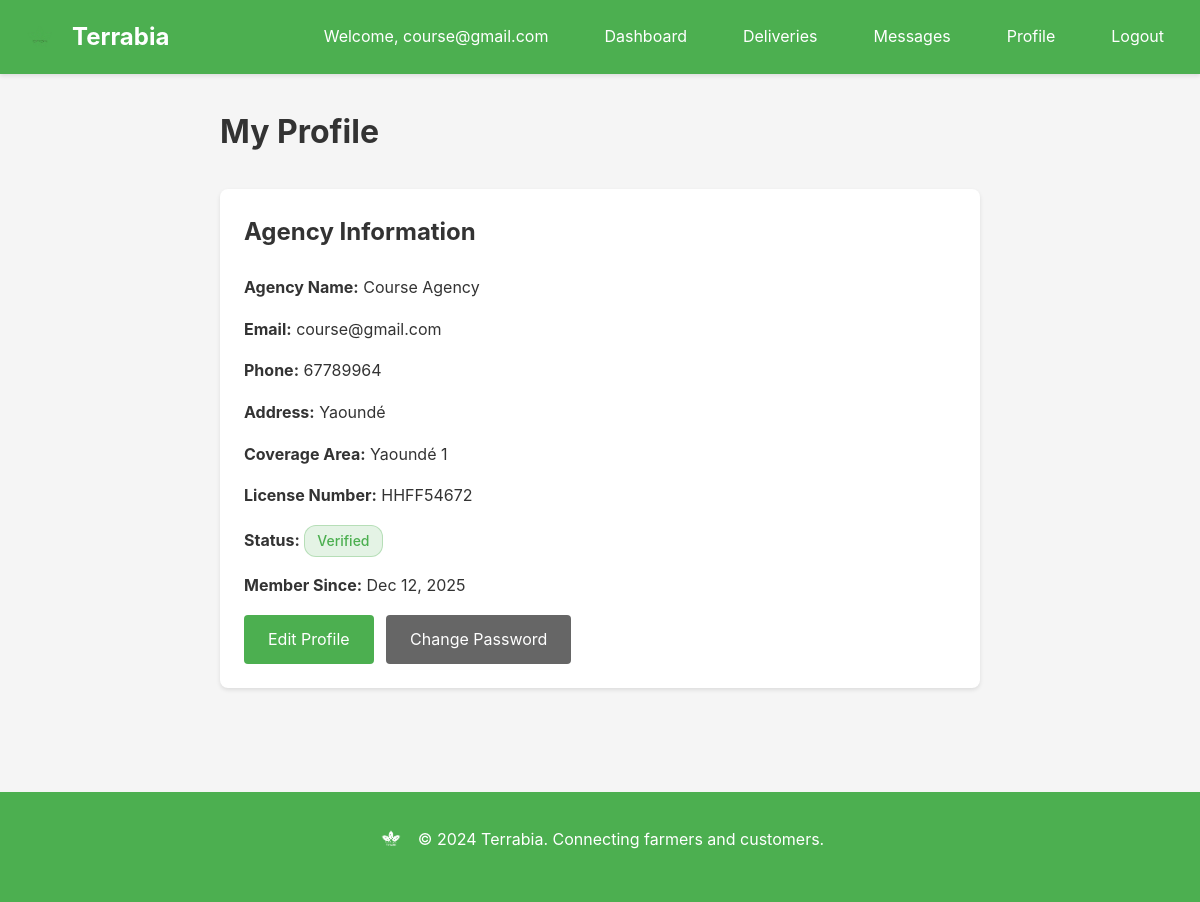
Page /agency/profile/ (signed in) on the committed database.
### accounts/models.py (models this page shows, shortened)
class User(AbstractUser):
    ROLE_CUSTOMER = "customer"
    ROLE_FARMER = "farmer"
    ROLE_ADMIN = "admin"
    ROLE_AGENCY = "delivery_agency"
    ROLE_CHOICES = [
        (ROLE_CUSTOMER, "Customer"),
        (ROLE_FARMER, "Farmer"),
        (ROLE_ADMIN, "Administrator"),
        (ROLE_AGENCY, "Delivery agency"),
    ]
    role = models.CharField(max_length=20, choices=ROLE_CHOICES, null=True, blank=True)

class DeliveryAgency(models.Model):
    STATUS_PENDING = "pending"
    STATUS_VERIFIED = "verified"
    STATUS_REJECTED = "rejected"
    STATUS_CHOICES = [
        (STATUS_PENDING, "Pending"),
        (STATUS_VERIFIED, "Verified"),
        (STATUS_REJECTED, "Rejected"),
    ]
    account = models.OneToOneField(User, on_delete=models.CASCADE, related_name='agency_profile', help_text="User account")
    email = models.EmailField(unique=True, help_text="Email for login")
    agency_name = models.CharField(max_length=120, help_text="Agency name")
    phone_number = models.CharField(max_length=30, blank=True, null=True, help_text="Phone number")
    address = models.TextField(blank=True, null=True, help_text="Agency address")
    coverage_area = models.ForeignKey(CoverageArea, on_delete=models.SET_NULL, null=True, blank=True, related_name='agencies', help_text="Primary coverage area")
    license_number = models.CharField(max_length=50)
    status = models.CharField(
        max_length=20,
        choices=STATUS_CHOICES,
        default=STATUS_PENDING,
    )
    member_since = models.DateTimeField(auto_now_add=True)
    created_at = models.DateTimeField(auto_now_add=True)
    updated_at = models.DateTimeField(auto_now=True)
    class Meta:
        verbose_name = "Delivery Agency"
        verbose_name_plural = "Delivery Agencies"
    @property
    def name(self):
        """Alias for agency_name for backward compatibility."""
        return self.agency_name

### accounts/location_models.py (models this page shows, shortened)
class CoverageArea(models.Model):
    name = models.CharField(max_length=100, unique=True)
    code = models.CharField(max_length=20, unique=True)  # YAOUNDE_1, YAOUNDE_2, etc.
    created_at = models.DateTimeField(auto_now_add=True)
    class Meta:
        verbose_name_plural = "Coverage Areas"
        ordering = ['code']

### delivery/views.py (the view)
# urls.py: path('profile/', views.agency_profile, name='profile'),
@agency_required
def agency_profile(request):
    try:
        agency = request.user.agency_profile
    except DeliveryAgency.DoesNotExist:
        messages.error(request, "Agency profile not found.")
        return redirect('accounts:login')
    return render(request, 'accounts/agency_profile.html', {'agency': agency})

### templates/accounts/agency_profile.html (shortened to what this page needs)
{% extends 'base.html' %}
{% block content %}
<div class="container" style="max-width: 800px;">
    <h1 style="margin-bottom: 2rem;">My Profile</h1>
    <div class="card">
        <h2 style="margin-bottom: 1.5rem;">Agency Information</h2>
        <div style="margin-bottom: 1rem;">
            <strong>Agency Name:</strong> {{ agency.agency_name }}
        </div>
        <div style="margin-bottom: 1rem;">
            <strong>Email:</strong> {{ agency.email }}
        </div>
        <div style="margin-bottom: 1rem;">
            <strong>Phone:</strong> {{ agency.phone_number|default:"Not provided" }}
        </div>
        <div style="margin-bottom: 1rem;">
            <strong>Address:</strong> {{ agency.address|default:"Not provided" }}
        </div>
        <div style="margin-bottom: 1rem;">
            <strong>Coverage Area:</strong> {{ agency.coverage_area.name|default:"Not set" }}
        </div>
        <div style="margin-bottom: 1rem;">
            <strong>License Number:</strong> {{ agency.license_number }}
        </div>
        <div style="margin-bottom: 1rem;">
            <strong>Status:</strong>
            <span class="badge badge-{% if agency.status == 'verified' %}success{% elif agency.status == 'rejected' %}danger{% else %}warning{% endif %}">
                {{ agency.get_status_display }}
            </span>
        </div>
        <div style="margin-bottom: 1rem;">
            <strong>Member Since:</strong> {{ agency.member_since|date:"M d, Y" }}
        </div>
        <a href="{% url 'agency:profile_edit' %}" class="btn btn-primary">Edit Profile</a>
        <a href="{% url 'agency:change_password' %}" class="btn btn-secondary" style="margin-left: 0.5rem;">Change Password</a>
    </div>
</div>
{% endblock %}

### templates/base.html (shortened to what this page needs)
<!DOCTYPE html>
<html lang="en">
<head>
    {% load static %}
    <link rel="stylesheet" href="{% static 'css/main.css' %}">
</head>
<body>
    <nav class="navbar">
        <div class="container">
            <div class="nav-brand">
                <a href="{% url 'accounts:landing' %}" style="display: flex; align-items: center; gap: 0.75rem; text-decoration: none; color: var(--white);">
                    <img src="{% static 'images/logo.png' %}" alt="Terrabia Logo" style="height: 40px; width: auto;">
                    <span style="font-size: 1.5rem; font-weight: bold;">Terrabia</span>
                </a>
            </div>
            <div class="nav-menu">
                {% if user.is_authenticated %}
                    <span class="nav-user">Welcome, {{ user.username }}</span>
                    {% if user.role == 'customer' %}
                        <a href="{% url 'customer:home' %}">Home</a>
                        <a href="{% url 'orders:cart' %}">Cart</a>
                        <a href="{% url 'customer:orders' %}">Orders</a>
                        <a href="{% url 'customer:profile' %}">Profile</a>
                    {% elif user.role == 'farmer' %}
                        <a href="{% url 'farmer:dashboard' %}">Dashboard</a>
                        <a href="{% url 'farmer:products' %}">Products</a>
                        <a href="{% url 'farmer:orders' %}">Orders</a>
                        <a href="{% url 'messaging:farmer_messages' %}">Messages</a>
                        <a href="{% url 'farmer:profile' %}">Profile</a>
                    {% elif user.role == 'delivery_agency' %}
                        <a href="{% url 'agency:dashboard' %}">Dashboard</a>
                        <a href="{% url 'agency:deliveries' %}">Deliveries</a>
                        <a href="{% url 'messaging:agency_messages' %}">Messages</a>
                        <a href="{% url 'agency:profile' %}">Profile</a>
                    {% elif user.role == 'admin' %}
                        <a href="{% url 'platform_admin:dashboard' %}">Dashboard</a>
                        <a href="{% url 'platform_admin:users' %}">Users</a>
                        <a href="{% url 'platform_admin:agencies' %}">Agencies</a>
                        <a href="{% url 'platform_admin:payments' %}">Payments</a>
                    {% endif %}
                    <a href="{% url 'accounts:logout' %}">Logout</a>
                {% else %}
                    <a href="{% url 'accounts:join' %}">Get Started</a>
                    <a href="{% url 'accounts:login' %}">Sign In</a>
                {% endif %}
            </div>
        </div>
    </nav>
    <main class="main-content">
        {% block content %}{% endblock %}
    </main>
    <footer class="footer">
        <div class="container">
            <div style="display: flex; align-items: center; justify-content: center; gap: 0.75rem; margin-bottom: 1rem;">
                <img src="{% static 'images/logo.png' %}" alt="Terrabia Logo" style="height: 30px; width: auto; filter: brightness(0) invert(1);">
                <p style="margin: 0;">&copy; 2024 Terrabia. Connecting farmers and customers.</p>
            </div>
        </div>
    </footer>
</body>
</html>

### static/css/main.css (style rules this page uses)
* { margin: 0; padding: 0; box-sizing: border-box; }
:root { --terrabia-green: #4CAF50; --primary-color: #4CAF50; --secondary-color: #45a049; --accent-color: #66bb6a; --status-pending: #FF9800; --status-delivered: #4CAF50; --status-processing: #2196F3; --status-cancelled: #F44336; --status-completed: #4CAF50; --metric-sales: #4CAF50; --metric-orders: #2196F3; --metric-in-stock: #FF9800; --metric-out-of-stock: #F44336; --text-color: #333; --text-light: #666; --bg-color: #f5f5f5; --bg-light: #f9f9f9; --white: #ffffff; --border-color: #ddd; --success-color: #4CAF50; --error-color: #F44336; --warning-color: #FF9800; --info-color: #2196F3; }
body { font-family: -apple-system, BlinkMacSystemFont, 'Segoe UI', Roboto, 'Helvetica Neue', Arial, sans-serif; color: var(--text-color); background-color: var(--bg-color); line-height: 1.6; }
.container { max-width: 1200px; margin: 0 auto; padding: 0 20px; }
.navbar { background-color: var(--primary-color); color: var(--white); padding: 1rem 0; box-shadow: 0 2px 4px rgba(0,0,0,0.1); }
.navbar .container { display: flex; justify-content: space-between; align-items: center; }
.nav-brand a { color: var(--white); text-decoration: none; font-size: 1.5rem; font-weight: bold; display: flex; align-items: center; gap: 0.75rem; }
.nav-brand img { height: 40px; width: auto; display: block; }
.nav-menu { display: flex; gap: 1.5rem; align-items: center; }
.nav-menu a { color: var(--white); text-decoration: none; padding: 0.5rem 1rem; border-radius: 4px; transition: background-color 0.3s; }
.nav-user { color: var(--white); margin-right: 1rem; }
.main-content { min-height: calc(100vh - 200px); padding: 2rem 0; }
.card { background: var(--white); border-radius: 8px; padding: 1.5rem; margin-bottom: 1.5rem; box-shadow: 0 2px 4px rgba(0,0,0,0.1); }
.btn { display: inline-block; padding: 0.75rem 1.5rem; border: none; border-radius: 4px; cursor: pointer; text-decoration: none; font-size: 1rem; transition: all 0.3s; text-align: center; }
.btn-primary { background-color: var(--primary-color); color: var(--white); }
.btn-secondary { background-color: #666; color: var(--white); }
.footer { background-color: var(--primary-color); color: var(--white); padding: 2rem 0; text-align: center; margin-top: 3rem; }
.badge { display: inline-block; padding: 0.25rem 0.75rem; border-radius: 12px; font-size: 0.875rem; font-weight: 500; }
.badge-success { background-color: rgba(76, 175, 80, 0.15); color: #4CAF50; border: 1px solid rgba(76, 175, 80, 0.3); }

### rows in the picture
User: username "course@gmail.com"
DeliveryAgency: agency_name "Course Agency", email "course@gmail.com", phone_number "67789964", address "Yaoundé", coverage_area.name "Yaoundé 1", license_number "HHFF54672", status "Verified", member_since "Dec 12, 2025"
